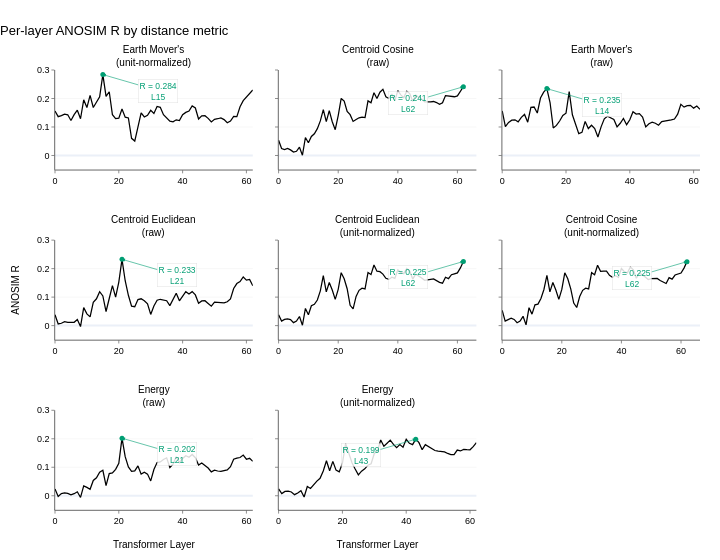

The code cell stored with this chart in its notebook:
### Markdown cell above
## Supplement — ANOSIM

### Code cell
# Sort by peak R (descending) — may differ slightly from PERMANOVA ordering;
# uncomment the next line if you want to mirror PERMANOVA panel order instead
# sorted_dist_types_R = sorted_dist_types
sorted_dist_types_R = (anosim_pd.groupby('dist_type')['R']
                       .max()
                       .sort_values(ascending=False).index.tolist())

rows, cols = 3, 3
fig = make_subplots(
    rows=rows, cols=cols,
    subplot_titles=[FORMAL_TITLES.get(dt, dt) for dt in sorted_dist_types_R],
    shared_xaxes=False,
    shared_yaxes=True,
    horizontal_spacing=0.04,
    vertical_spacing=0.16,
)

fig.update_layout(
    template='plotly_white',
    font=dict(family="Helvetica, Arial, sans-serif", size=10, color="black"),
    title=dict(
        text="Per-layer ANOSIM R by distance metric",
        font=dict(size=13, color="black"),
        x=0.0, xanchor='left',
        pad=dict(t=10, b=10),
    ),
    margin=dict(l=55, r=20, t=70, b=50),
    width=720, height=560,
    showlegend=False,
)

fig.update_annotations(font=dict(size=10, color="black",
                                 family="Helvetica, Arial, sans-serif"))

for i, dt in enumerate(sorted_dist_types_R):
    row = i // cols + 1
    col = i % cols + 1
    sub = anosim_pd[anosim_pd['dist_type'] == dt]

    fig.add_hline(y=0, line_dash="dash", line_color=COLOR_REF,
                  line_width=0.5, row=row, col=col)

    fig.add_trace(
        go.Scatter(
            x=sub['layer'], y=sub['R'],
            mode='lines',
            line=dict(color=COLOR_PRIMARY, width=1.25),
            customdata=sub[['p-value']],
            hovertemplate='layer=%{x}<br>R=%{y:.3f}<br>p=%{customdata[0]:.4f}<extra></extra>',
        ),
        row=row, col=col,
    )

    # Peak marker + annotation
    peak = sub.loc[sub['R'].idxmax()]
    fig.add_trace(
        go.Scatter(
            x=[peak['layer']], y=[peak['R']],
            mode='markers',
            marker=dict(color=COLOR_HIGHLIGHT, size=5),
            showlegend=False, hoverinfo='skip',
        ),
        row=row, col=col,
    )
    peak_layer = int(peak['layer'])
    peak_R = peak['R']

    # Horizontal: push annotation to the side of the panel with more empty space.
    # Peaks in left half → text on right; peaks in right half → text on left.
    ax_val = 55 if peak_layer < 31 else -55

    # Vertical: y-axis now spans [-0.05, 0.3]. Peaks near the top (R ≳ 0.19)
    # have little headroom → place text below; lower peaks → place above.
    ay_val = 16 if peak_R > 0.19 else -16

    fig.add_annotation(
        x=peak['layer'], y=peak['R'],
        text=f"R = {peak['R']:.3f}<br>L{peak_layer}",
        showarrow=True, arrowhead=2, arrowwidth=0.6, arrowsize=1,
        arrowcolor=COLOR_HIGHLIGHT,
        font=dict(size=8.5, color=COLOR_HIGHLIGHT,
                  family="Helvetica, Arial, sans-serif"),
        bgcolor='rgba(255,255,255,0.85)',
        bordercolor='rgba(0,0,0,0.12)', borderwidth=0.5,
        ax=ax_val, ay=ay_val,
        row=row, col=col,
    )

for c in range(1, cols + 1):
    fig.update_xaxes(title_text="Transformer Layer",
                     title_font=dict(size=10),
                     row=rows, col=c)

fig.update_yaxes(title_text="ANOSIM R",
                 title_font=dict(size=10),
                 row=2, col=1)

fig.update_xaxes(
    tickfont=dict(size=9),
    showgrid=False,
    linecolor='black', linewidth=0.6,
    ticks='outside', ticklen=3, tickwidth=0.6,
)
fig.update_yaxes(
    range=[-0.05, 0.3],
    tickfont=dict(size=9),
    showgrid=True, gridcolor='rgba(200,200,200,0.3)', gridwidth=0.5,
    linecolor='black', linewidth=0.6,
    ticks='outside', ticklen=3, tickwidth=0.6,
)

fig.show()

### Figure 1 — Plotly figure (JSON) as saved in the notebook; plotly's stock layout.template omitted (floating-point values rounded to 4 significant figures)
{"data": [{"customdata": [[0.0021], [0.0035], [0.0025], [0.003], [0.0036], [0.0081], [0.0034], [0.0016], [0.0058], [0.0003], [0.0009], [0.0001], [0.0017], [0.0002], [0.0004], [0.0001], [0.0002], [0.0002], [0.0066], [0.0096], [0.0092], [0.0024], [0.0074], [0.0084], [0.1022], [0.1352], [0.0237], [0.0054], [0.007], [0.0055], [0.0027], [0.0046], [0.001], [0.0016], [0.0051], [0.0093], [0.0148], [0.0161], [0.0126], [0.0132], [0.0053], [0.0036], [0.0029], [0.0014], [0.0019], [0.0106], [0.0068], [0.0087], [0.0104], [0.0152], [0.0103], [0.0116], [0.0111], [0.01], [0.0145], [0.0113], [0.0063], [0.0062], [0.0013], [0.0006], [0.0003], [0.0001], [0.0001]], "hovertemplate": "layer=%{x}<br>R=%{y:.3f}<br>p=%{customdata[0]:.4f}<extra></extra>", "line": {"color": "#000000", "width": 1.25}, "mode": "lines", "x": [0, 1, 2, 3, 4, 5, 6, 7, 8, 9, 10, 11, 12, 13, 14, 15, 16, 17, 18, 19, 20, 21, 22, 23, 24, 25, 26, 27, 28, 29, 30, 31, 32, 33, 34, 35, 36, 37, 38, 39, 40, 41, 42, 43, 44, 45, 46, 47, 48, 49, 50, 51, 52, 53, 54, 55, 56, 57, 58, 59, 60, 61, 62], "y": [0.1563, 0.1363, 0.1399, 0.1447, 0.1428, 0.1229, 0.1433, 0.1589, 0.1289, 0.1953, 0.1681, 0.2109, 0.1683, 0.1873, 0.206, 0.2839, 0.2074, 0.2237, 0.143, 0.1297, 0.1312, 0.1634, 0.1345, 0.1319, 0.06022, 0.05067, 0.1037, 0.1496, 0.1352, 0.141, 0.1586, 0.1475, 0.1723, 0.169, 0.1431, 0.133, 0.1202, 0.118, 0.1251, 0.1226, 0.1431, 0.1512, 0.1558, 0.1738, 0.1666, 0.1281, 0.139, 0.1395, 0.1303, 0.1176, 0.127, 0.129, 0.1316, 0.126, 0.1148, 0.1209, 0.1375, 0.1364, 0.1709, 0.1923, 0.2041, 0.217, 0.2297], "type": "scatter", "xaxis": "x", "yaxis": "y"}, {"hoverinfo": "skip", "marker": {"color": "#009E73", "size": 5}, "mode": "markers", "showlegend": false, "x": [15], "y": [0.2839], "type": "scatter", "xaxis": "x", "yaxis": "y"}, {"customdata": [[0.1463], [0.2739], [0.3209], [0.2953], [0.3323], [0.3811], [0.3482], [0.2614], [0.4641], [0.1071], [0.1708], [0.0912], [0.0755], [0.0423], [0.0171], [0.0028], [0.0162], [0.0045], [0.0176], [0.0441], [0.0067], [0.0009], [0.0006], [0.0058], [0.0086], [0.0162], [0.0136], [0.0105], [0.0106], [0.0099], [0.0009], [0.0003], [0.0001], [0.0004], [0.0001], [0.0002], [0.0005], [0.0005], [0.0004], [0.0006], [0.0002], [0.0004], [0.0004], [0.0002], [0.0001], [0.0005], [0.0002], [0.0003], [0.0006], [0.0006], [0.001], [0.0006], [0.0004], [0.0006], [0.0015], [0.0004], [0.0001], [0.0002], [0.0003], [0.0001], [0.0001], [0.0001], [0.0002]], "hovertemplate": "layer=%{x}<br>R=%{y:.3f}<br>p=%{customdata[0]:.4f}<extra></extra>", "line": {"color": "#000000", "width": 1.25}, "mode": "lines", "x": [0, 1, 2, 3, 4, 5, 6, 7, 8, 9, 10, 11, 12, 13, 14, 15, 16, 17, 18, 19, 20, 21, 22, 23, 24, 25, 26, 27, 28, 29, 30, 31, 32, 33, 34, 35, 36, 37, 38, 39, 40, 41, 42, 43, 44, 45, 46, 47, 48, 49, 50, 51, 52, 53, 54, 55, 56, 57, 58, 59, 60, 61, 62], "y": [0.05376, 0.02453, 0.0211, 0.02468, 0.01967, 0.01181, 0.01476, 0.02923, 0.001016, 0.06309, 0.04492, 0.06662, 0.07636, 0.09414, 0.1213, 0.1609, 0.119, 0.1577, 0.1183, 0.09049, 0.14, 0.2003, 0.1912, 0.1543, 0.1433, 0.1195, 0.1262, 0.1323, 0.1349, 0.1328, 0.1917, 0.1849, 0.2204, 0.1997, 0.2222, 0.232, 0.2061, 0.2002, 0.2158, 0.1918, 0.2275, 0.2128, 0.2031, 0.2255, 0.2172, 0.1903, 0.2115, 0.2057, 0.1985, 0.1884, 0.1875, 0.1878, 0.1894, 0.1858, 0.1793, 0.1848, 0.2102, 0.2088, 0.2057, 0.2062, 0.2091, 0.2253, 0.2413], "type": "scatter", "xaxis": "x2", "yaxis": "y2"}, {"hoverinfo": "skip", "marker": {"color": "#009E73", "size": 5}, "mode": "markers", "showlegend": false, "x": [62], "y": [0.2413], "type": "scatter", "xaxis": "x2", "yaxis": "y2"}, {"customdata": [[0.0016], [0.0243], [0.0116], [0.0072], [0.0071], [0.0091], [0.0047], [0.0034], [0.0113], [0.0011], [0.0014], [0.0037], [0.0001], [0.0001], [0.0001], [0.0012], [0.0329], [0.0239], [0.0178], [0.0057], [0.0053], [0.0002], [0.0066], [0.0207], [0.072], [0.0602], [0.0138], [0.031], [0.0165], [0.0236], [0.0778], [0.0202], [0.0063], [0.0045], [0.0073], [0.0061], [0.0194], [0.0141], [0.0063], [0.0157], [0.0074], [0.0021], [0.0035], [0.0029], [0.004], [0.0232], [0.0133], [0.0111], [0.0125], [0.0171], [0.0111], [0.0079], [0.0072], [0.0074], [0.0056], [0.0029], [0.0011], [0.0011], [0.0009], [0.0005], [0.0011], [0.001], [0.0014]], "hovertemplate": "layer=%{x}<br>R=%{y:.3f}<br>p=%{customdata[0]:.4f}<extra></extra>", "line": {"color": "#000000", "width": 1.25}, "mode": "lines", "x": [0, 1, 2, 3, 4, 5, 6, 7, 8, 9, 10, 11, 12, 13, 14, 15, 16, 17, 18, 19, 20, 21, 22, 23, 24, 25, 26, 27, 28, 29, 30, 31, 32, 33, 34, 35, 36, 37, 38, 39, 40, 41, 42, 43, 44, 45, 46, 47, 48, 49, 50, 51, 52, 53, 54, 55, 56, 57, 58, 59, 60, 61, 62], "y": [0.1563, 0.1009, 0.1162, 0.1238, 0.1252, 0.118, 0.1338, 0.1441, 0.1167, 0.1687, 0.17, 0.1489, 0.2015, 0.2221, 0.2347, 0.1858, 0.09643, 0.1056, 0.121, 0.1404, 0.1486, 0.2238, 0.143, 0.1109, 0.07671, 0.08109, 0.1196, 0.09448, 0.106, 0.09456, 0.06474, 0.1004, 0.1289, 0.138, 0.1309, 0.1266, 0.1004, 0.1131, 0.13, 0.1081, 0.1252, 0.1537, 0.1453, 0.1467, 0.1351, 0.1002, 0.1112, 0.1172, 0.1131, 0.1062, 0.1191, 0.1205, 0.1216, 0.1248, 0.128, 0.145, 0.1793, 0.1697, 0.1751, 0.176, 0.1663, 0.1736, 0.1622], "type": "scatter", "xaxis": "x3", "yaxis": "y3"}, {"hoverinfo": "skip", "marker": {"color": "#009E73", "size": 5}, "mode": "markers", "showlegend": false, "x": [14], "y": [0.2347], "type": "scatter", "xaxis": "x3", "yaxis": "y3"}, {"customdata": [[0.2317], [0.4105], [0.4025], [0.3758], [0.3849], [0.3775], [0.3688], [0.2978], [0.4932], [0.1078], [0.1879], [0.2351], [0.065], [0.0441], [0.017], [0.032], [0.1474], [0.0352], [0.008], [0.0256], [0.0037], [0.0001], [0.004], [0.0257], [0.087], [0.0895], [0.0301], [0.0281], [0.039], [0.0563], [0.1702], [0.0695], [0.0354], [0.0305], [0.0351], [0.0355], [0.0615], [0.0286], [0.0117], [0.0323], [0.0186], [0.0119], [0.0172], [0.0091], [0.0178], [0.0534], [0.038], [0.038], [0.0506], [0.0681], [0.0459], [0.0431], [0.0454], [0.0461], [0.0423], [0.0266], [0.0066], [0.0035], [0.0028], [0.0012], [0.0027], [0.0015], [0.0035]], "hovertemplate": "layer=%{x}<br>R=%{y:.3f}<br>p=%{customdata[0]:.4f}<extra></extra>", "line": {"color": "#000000", "width": 1.25}, "mode": "lines", "x": [0, 1, 2, 3, 4, 5, 6, 7, 8, 9, 10, 11, 12, 13, 14, 15, 16, 17, 18, 19, 20, 21, 22, 23, 24, 25, 26, 27, 28, 29, 30, 31, 32, 33, 34, 35, 36, 37, 38, 39, 40, 41, 42, 43, 44, 45, 46, 47, 48, 49, 50, 51, 52, 53, 54, 55, 56, 57, 58, 59, 60, 61, 62], "y": [0.03802, 0.005805, 0.008253, 0.01366, 0.01132, 0.01031, 0.01179, 0.0217, -0.003189, 0.06311, 0.04137, 0.03082, 0.08201, 0.09416, 0.1193, 0.1043, 0.04955, 0.09513, 0.1405, 0.09995, 0.1528, 0.2327, 0.1576, 0.1065, 0.06824, 0.06631, 0.09125, 0.09416, 0.08698, 0.07616, 0.03921, 0.06904, 0.08914, 0.09244, 0.08907, 0.08746, 0.07006, 0.09467, 0.1136, 0.08716, 0.1028, 0.1189, 0.111, 0.1192, 0.1077, 0.07838, 0.08679, 0.08731, 0.07755, 0.0681, 0.08206, 0.08177, 0.07997, 0.07967, 0.08354, 0.09394, 0.1304, 0.1476, 0.1543, 0.1706, 0.1596, 0.1623, 0.1397], "type": "scatter", "xaxis": "x4", "yaxis": "y4"}, {"hoverinfo": "skip", "marker": {"color": "#009E73", "size": 5}, "mode": "markers", "showlegend": false, "x": [21], "y": [0.2327], "type": "scatter", "xaxis": "x4", "yaxis": "y4"}, {"customdata": [[0.2372], [0.3358], [0.3179], [0.3022], [0.3176], [0.3792], [0.3468], [0.2473], [0.4594], [0.1146], [0.2027], [0.0863], [0.0757], [0.0491], [0.0145], [0.001], [0.0177], [0.0052], [0.013], [0.0428], [0.0117], [0.0012], [0.0028], [0.012], [0.0817], [0.1138], [0.0293], [0.0151], [0.0115], [0.0118], [0.0006], [0.0014], [0.0003], [0.0005], [0.0017], [0.0014], [0.0039], [0.0036], [0.0024], [0.0038], [0.0011], [0.0015], [0.0007], [0.0007], [0.0008], [0.0027], [0.0015], [0.0025], [0.0036], [0.0045], [0.0031], [0.0031], [0.0027], [0.005], [0.0061], [0.0044], [0.0023], [0.0028], [0.0014], [0.0004], [0.0006], [0.0004], [0.0003]], "hovertemplate": "layer=%{x}<br>R=%{y:.3f}<br>p=%{customdata[0]:.4f}<extra></extra>", "line": {"color": "#000000", "width": 1.25}, "mode": "lines", "x": [0, 1, 2, 3, 4, 5, 6, 7, 8, 9, 10, 11, 12, 13, 14, 15, 16, 17, 18, 19, 20, 21, 22, 23, 24, 25, 26, 27, 28, 29, 30, 31, 32, 33, 34, 35, 36, 37, 38, 39, 40, 41, 42, 43, 44, 45, 46, 47, 48, 49, 50, 51, 52, 53, 54, 55, 56, 57, 58, 59, 60, 61, 62], "y": [0.03799, 0.01592, 0.02196, 0.02398, 0.02118, 0.01034, 0.01585, 0.03189, 0.001295, 0.06034, 0.03817, 0.06966, 0.07501, 0.08986, 0.122, 0.1758, 0.1184, 0.1514, 0.1249, 0.09216, 0.1273, 0.1858, 0.1644, 0.1294, 0.07131, 0.05856, 0.1026, 0.1238, 0.1314, 0.1289, 0.1862, 0.1791, 0.2125, 0.191, 0.1894, 0.1809, 0.1662, 0.1623, 0.1701, 0.1657, 0.1957, 0.1869, 0.1825, 0.2008, 0.1917, 0.1634, 0.1806, 0.1746, 0.1671, 0.159, 0.1616, 0.1624, 0.1637, 0.1579, 0.1516, 0.149, 0.1696, 0.1649, 0.1785, 0.1819, 0.1851, 0.2025, 0.2251], "type": "scatter", "xaxis": "x5", "yaxis": "y5"}, {"hoverinfo": "skip", "marker": {"color": "#009E73", "size": 5}, "mode": "markers", "showlegend": false, "x": [62], "y": [0.2251], "type": "scatter", "xaxis": "x5", "yaxis": "y5"}, {"customdata": [[0.1514], [0.3423], [0.3221], [0.2974], [0.3028], [0.3847], [0.3468], [0.2335], [0.4454], [0.1059], [0.1882], [0.0725], [0.0785], [0.0425], [0.0127], [0.0007], [0.0156], [0.0062], [0.0135], [0.039], [0.0122], [0.0015], [0.0026], [0.0112], [0.0689], [0.1021], [0.0333], [0.0163], [0.0101], [0.0099], [0.0014], [0.001], [0.0002], [0.0009], [0.0011], [0.0013], [0.0019], [0.0026], [0.003], [0.0026], [0.0007], [0.0009], [0.0008], [0.0003], [0.0008], [0.0025], [0.0018], [0.0014], [0.0026], [0.0032], [0.0038], [0.0027], [0.0023], [0.0036], [0.0048], [0.0058], [0.0029], [0.0028], [0.0009], [0.001], [0.0003], [0.0002], [0.0001]], "hovertemplate": "layer=%{x}<br>R=%{y:.3f}<br>p=%{customdata[0]:.4f}<extra></extra>", "line": {"color": "#000000", "width": 1.25}, "mode": "lines", "x": [0, 1, 2, 3, 4, 5, 6, 7, 8, 9, 10, 11, 12, 13, 14, 15, 16, 17, 18, 19, 20, 21, 22, 23, 24, 25, 26, 27, 28, 29, 30, 31, 32, 33, 34, 35, 36, 37, 38, 39, 40, 41, 42, 43, 44, 45, 46, 47, 48, 49, 50, 51, 52, 53, 54, 55, 56, 57, 58, 59, 60, 61, 62], "y": [0.05373, 0.01584, 0.02121, 0.0259, 0.02171, 0.01018, 0.01569, 0.03262, 0.002489, 0.063, 0.04034, 0.07275, 0.07534, 0.09539, 0.1269, 0.1767, 0.1184, 0.1513, 0.1249, 0.09193, 0.127, 0.1854, 0.1642, 0.1291, 0.07916, 0.06356, 0.1023, 0.1238, 0.1313, 0.1287, 0.1859, 0.1789, 0.2119, 0.1905, 0.1916, 0.1911, 0.1766, 0.17, 0.1754, 0.1698, 0.2003, 0.1891, 0.1851, 0.2058, 0.1955, 0.1665, 0.1838, 0.1789, 0.1707, 0.1619, 0.1646, 0.1648, 0.1655, 0.1583, 0.1521, 0.1478, 0.1683, 0.163, 0.1776, 0.1816, 0.1846, 0.2019, 0.2245], "type": "scatter", "xaxis": "x6", "yaxis": "y6"}, {"hoverinfo": "skip", "marker": {"color": "#009E73", "size": 5}, "mode": "markers", "showlegend": false, "x": [62], "y": [0.2245], "type": "scatter", "xaxis": "x6", "yaxis": "y6"}, {"customdata": [[0.3022], [0.4856], [0.4138], [0.3965], [0.4149], [0.4386], [0.4161], [0.3655], [0.5107], [0.2302], [0.2735], [0.2994], [0.1574], [0.1213], [0.0643], [0.058], [0.2306], [0.0758], [0.0739], [0.0436], [0.023], [0.001], [0.0118], [0.0328], [0.0657], [0.0527], [0.0251], [0.0639], [0.0478], [0.0636], [0.1244], [0.0315], [0.0152], [0.01], [0.0092], [0.0067], [0.0213], [0.0154], [0.0052], [0.0111], [0.0064], [0.0052], [0.0048], [0.0026], [0.0048], [0.0159], [0.0129], [0.0199], [0.0231], [0.0379], [0.0326], [0.0393], [0.0444], [0.0441], [0.0364], [0.0243], [0.0086], [0.0079], [0.0077], [0.003], [0.0076], [0.0069], [0.011]], "hovertemplate": "layer=%{x}<br>R=%{y:.3f}<br>p=%{customdata[0]:.4f}<extra></extra>", "line": {"color": "#000000", "width": 1.25}, "mode": "lines", "x": [0, 1, 2, 3, 4, 5, 6, 7, 8, 9, 10, 11, 12, 13, 14, 15, 16, 17, 18, 19, 20, 21, 22, 23, 24, 25, 26, 27, 28, 29, 30, 31, 32, 33, 34, 35, 36, 37, 38, 39, 40, 41, 42, 43, 44, 45, 46, 47, 48, 49, 50, 51, 52, 53, 54, 55, 56, 57, 58, 59, 60, 61, 62], "y": [0.02389, -0.002429, 0.007847, 0.009905, 0.008184, 0.002937, 0.007318, 0.01389, -0.005895, 0.03475, 0.02938, 0.02265, 0.05368, 0.06299, 0.08281, 0.08926, 0.03568, 0.07772, 0.08039, 0.09275, 0.1141, 0.2021, 0.137, 0.1012, 0.08545, 0.08703, 0.1046, 0.07592, 0.08278, 0.07598, 0.05212, 0.09226, 0.1165, 0.1185, 0.1271, 0.1332, 0.09903, 0.1111, 0.1368, 0.1166, 0.131, 0.1404, 0.1348, 0.145, 0.1335, 0.1078, 0.1149, 0.1049, 0.09743, 0.08368, 0.08956, 0.08688, 0.08529, 0.0881, 0.09085, 0.1022, 0.1284, 0.1318, 0.1343, 0.1426, 0.1282, 0.1315, 0.1209], "type": "scatter", "xaxis": "x7", "yaxis": "y7"}, {"hoverinfo": "skip", "marker": {"color": "#009E73", "size": 5}, "mode": "markers", "showlegend": false, "x": [21], "y": [0.2021], "type": "scatter", "xaxis": "x7", "yaxis": "y7"}, {"customdata": [[0.3082], [0.411], [0.3589], [0.3571], [0.3715], [0.4364], [0.4002], [0.345], [0.5006], [0.2571], [0.2944], [0.2053], [0.1671], [0.1235], [0.0561], [0.02], [0.0592], [0.0201], [0.0507], [0.0593], [0.0253], [0.0024], [0.0061], [0.024], [0.0477], [0.0847], [0.0616], [0.0472], [0.0278], [0.0251], [0.0063], [0.0035], [0.0008], [0.0018], [0.0012], [0.0004], [0.0014], [0.0023], [0.0011], [0.0018], [0.0003], [0.0008], [0.0016], [0.0005], [0.0009], [0.0025], [0.0012], [0.002], [0.002], [0.0041], [0.0036], [0.004], [0.0051], [0.0054], [0.0075], [0.0069], [0.0033], [0.0039], [0.0023], [0.0021], [0.0018], [0.0012], [0.0003]], "hovertemplate": "layer=%{x}<br>R=%{y:.3f}<br>p=%{customdata[0]:.4f}<extra></extra>", "line": {"color": "#000000", "width": 1.25}, "mode": "lines", "x": [0, 1, 2, 3, 4, 5, 6, 7, 8, 9, 10, 11, 12, 13, 14, 15, 16, 17, 18, 19, 20, 21, 22, 23, 24, 25, 26, 27, 28, 29, 30, 31, 32, 33, 34, 35, 36, 37, 38, 39, 40, 41, 42, 43, 44, 45, 46, 47, 48, 49, 50, 51, 52, 53, 54, 55, 56, 57, 58, 59, 60, 61, 62], "y": [0.02398, 0.007629, 0.01508, 0.01597, 0.01317, 0.003863, 0.0098, 0.01792, -0.0045, 0.03265, 0.02561, 0.04025, 0.05131, 0.06113, 0.08668, 0.1227, 0.08774, 0.1205, 0.08979, 0.08365, 0.114, 0.1829, 0.1477, 0.116, 0.09387, 0.07338, 0.08629, 0.09438, 0.1072, 0.1124, 0.1484, 0.1576, 0.1958, 0.1737, 0.1842, 0.1951, 0.1805, 0.1688, 0.1796, 0.1706, 0.1983, 0.1841, 0.1795, 0.1986, 0.1864, 0.1618, 0.1793, 0.173, 0.1672, 0.1588, 0.157, 0.1544, 0.1541, 0.1484, 0.1447, 0.144, 0.1604, 0.1572, 0.1626, 0.1616, 0.1613, 0.1724, 0.1863], "type": "scatter", "xaxis": "x8", "yaxis": "y8"}, {"hoverinfo": "skip", "marker": {"color": "#009E73", "size": 5}, "mode": "markers", "showlegend": false, "x": [43], "y": [0.1986], "type": "scatter", "xaxis": "x8", "yaxis": "y8"}], "layout": {"xaxis": {"anchor": "y", "domain": [0.0, 0.3067], "tickfont": {"size": 9}, "showgrid": false, "linecolor": "black", "linewidth": 0.6, "ticks": "outside", "ticklen": 3, "tickwidth": 0.6}, "yaxis": {"anchor": "x", "domain": [0.7733, 1.0], "tickfont": {"size": 9}, "range": [-0.05, 0.3], "showgrid": true, "gridcolor": "rgba(200,200,200,0.3)", "gridwidth": 0.5, "linecolor": "black", "linewidth": 0.6, "ticks": "outside", "ticklen": 3, "tickwidth": 0.6}, "xaxis2": {"anchor": "y2", "domain": [0.3467, 0.6533], "tickfont": {"size": 9}, "showgrid": false, "linecolor": "black", "linewidth": 0.6, "ticks": "outside", "ticklen": 3, "tickwidth": 0.6}, "yaxis2": {"anchor": "x2", "domain": [0.7733, 1.0], "matches": "y", "showticklabels": false, "tickfont": {"size": 9}, "range": [-0.05, 0.3], "showgrid": true, "gridcolor": "rgba(200,200,200,0.3)", "gridwidth": 0.5, "linecolor": "black", "linewidth": 0.6, "ticks": "outside", "ticklen": 3, "tickwidth": 0.6}, "xaxis3": {"anchor": "y3", "domain": [0.6933, 1.0], "tickfont": {"size": 9}, "showgrid": false, "linecolor": "black", "linewidth": 0.6, "ticks": "outside", "ticklen": 3, "tickwidth": 0.6}, "yaxis3": {"anchor": "x3", "domain": [0.7733, 1.0], "matches": "y", "showticklabels": false, "tickfont": {"size": 9}, "range": [-0.05, 0.3], "showgrid": true, "gridcolor": "rgba(200,200,200,0.3)", "gridwidth": 0.5, "linecolor": "black", "linewidth": 0.6, "ticks": "outside", "ticklen": 3, "tickwidth": 0.6}, "xaxis4": {"anchor": "y4", "domain": [0.0, 0.3067], "tickfont": {"size": 9}, "showgrid": false, "linecolor": "black", "linewidth": 0.6, "ticks": "outside", "ticklen": 3, "tickwidth": 0.6}, "yaxis4": {"anchor": "x4", "domain": [0.3867, 0.6133], "title": {"font": {"size": 10}, "text": "ANOSIM R"}, "tickfont": {"size": 9}, "range": [-0.05, 0.3], "showgrid": true, "gridcolor": "rgba(200,200,200,0.3)", "gridwidth": 0.5, "linecolor": "black", "linewidth": 0.6, "ticks": "outside", "ticklen": 3, "tickwidth": 0.6}, "xaxis5": {"anchor": "y5", "domain": [0.3467, 0.6533], "tickfont": {"size": 9}, "showgrid": false, "linecolor": "black", "linewidth": 0.6, "ticks": "outside", "ticklen": 3, "tickwidth": 0.6}, "yaxis5": {"anchor": "x5", "domain": [0.3867, 0.6133], "matches": "y4", "showticklabels": false, "tickfont": {"size": 9}, "range": [-0.05, 0.3], "showgrid": true, "gridcolor": "rgba(200,200,200,0.3)", "gridwidth": 0.5, "linecolor": "black", "linewidth": 0.6, "ticks": "outside", "ticklen": 3, "tickwidth": 0.6}, "xaxis6": {"anchor": "y6", "domain": [0.6933, 1.0], "tickfont": {"size": 9}, "showgrid": false, "linecolor": "black", "linewidth": 0.6, "ticks": "outside", "ticklen": 3, "tickwidth": 0.6}, "yaxis6": {"anchor": "x6", "domain": [0.3867, 0.6133], "matches": "y4", "showticklabels": false, "tickfont": {"size": 9}, "range": [-0.05, 0.3], "showgrid": true, "gridcolor": "rgba(200,200,200,0.3)", "gridwidth": 0.5, "linecolor": "black", "linewidth": 0.6, "ticks": "outside", "ticklen": 3, "tickwidth": 0.6}, "xaxis7": {"anchor": "y7", "domain": [0.0, 0.3067], "title": {"font": {"size": 10}, "text": "Transformer Layer"}, "tickfont": {"size": 9}, "showgrid": false, "linecolor": "black", "linewidth": 0.6, "ticks": "outside", "ticklen": 3, "tickwidth": 0.6}, "yaxis7": {"anchor": "x7", "domain": [0.0, 0.2267], "tickfont": {"size": 9}, "range": [-0.05, 0.3], "showgrid": true, "gridcolor": "rgba(200,200,200,0.3)", "gridwidth": 0.5, "linecolor": "black", "linewidth": 0.6, "ticks": "outside", "ticklen": 3, "tickwidth": 0.6}, "xaxis8": {"anchor": "y8", "domain": [0.3467, 0.6533], "title": {"font": {"size": 10}, "text": "Transformer Layer"}, "tickfont": {"size": 9}, "showgrid": false, "linecolor": "black", "linewidth": 0.6, "ticks": "outside", "ticklen": 3, "tickwidth": 0.6}, "yaxis8": {"anchor": "x8", "domain": [0.0, 0.2267], "matches": "y7", "showticklabels": false, "tickfont": {"size": 9}, "range": [-0.05, 0.3], "showgrid": true, "gridcolor": "rgba(200,200,200,0.3)", "gridwidth": 0.5, "linecolor": "black", "linewidth": 0.6, "ticks": "outside", "ticklen": 3, "tickwidth": 0.6}, "xaxis9": {"anchor": "y9", "domain": [0.6933, 1.0], "title": {"font": {"size": 10}, "text": "Transformer Layer"}, "tickfont": {"size": 9}, "showgrid": false, "linecolor": "black", "linewidth": 0.6, "ticks": "outside", "ticklen": 3, "tickwidth": 0.6}, "yaxis9": {"anchor": "x9", "domain": [0.0, 0.2267], "matches": "y7", "showticklabels": false, "tickfont": {"size": 9}, "range": [-0.05, 0.3], "showgrid": true, "gridcolor": "rgba(200,200,200,0.3)", "gridwidth": 0.5, "linecolor": "black", "linewidth": 0.6, "ticks": "outside", "ticklen": 3, "tickwidth": 0.6}, "annotations": [{"font": {"color": "black", "family": "Helvetica, Arial, sans-serif", "size": 10}, "showarrow": false, "text": "Earth Mover's<br>(unit-normalized)", "x": 0.1533, "xanchor": "center", "xref": "paper", "y": 1.0, "yanchor": "bottom", "yref": "paper"}, {"font": {"color": "black", "family": "Helvetica, Arial, sans-serif", "size": 10}, "showarrow": false, "text": "Centroid Cosine<br>(raw)", "x": 0.5, "xanchor": "center", "xref": "paper", "y": 1.0, "yanchor": "bottom", "yref": "paper"}, {"font": {"color": "black", "family": "Helvetica, Arial, sans-serif", "size": 10}, "showarrow": false, "text": "Earth Mover's<br>(raw)", "x": 0.8467, "xanchor": "center", "xref": "paper", "y": 1.0, "yanchor": "bottom", "yref": "paper"}, {"font": {"color": "black", "family": "Helvetica, Arial, sans-serif", "size": 10}, "showarrow": false, "text": "Centroid Euclidean<br>(raw)", "x": 0.1533, "xanchor": "center", "xref": "paper", "y": 0.6133, "yanchor": "bottom", "yref": "paper"}, {"font": {"color": "black", "family": "Helvetica, Arial, sans-serif", "size": 10}, "showarrow": false, "text": "Centroid Euclidean<br>(unit-normalized)", "x": 0.5, "xanchor": "center", "xref": "paper", "y": 0.6133, "yanchor": "bottom", "yref": "paper"}, {"font": {"color": "black", "family": "Helvetica, Arial, sans-serif", "size": 10}, "showarrow": false, "text": "Centroid Cosine<br>(unit-normalized)", "x": 0.8467, "xanchor": "center", "xref": "paper", "y": 0.6133, "yanchor": "bottom", "yref": "paper"}, {"font": {"color": "black", "family": "Helvetica, Arial, sans-serif", "size": 10}, "showarrow": false, "text": "Energy<br>(raw)", "x": 0.1533, "xanchor": "center", "xref": "paper", "y": 0.2267, "yanchor": "bottom", "yref": "paper"}, {"font": {"color": "black", "family": "Helvetica, Arial, sans-serif", "size": 10}, "showarrow": false, "text": "Energy<br>(unit-normalized)", "x": 0.5, "xanchor": "center", "xref": "paper", "y": 0.2267, "yanchor": "bottom", "yref": "paper"}, {"arrowcolor": "#009E73", "arrowhead": 2, "arrowsize": 1, "arrowwidth": 0.6, "ax": 55, "ay": 16, "bgcolor": "rgba(255,255,255,0.85)", "bordercolor": "rgba(0,0,0,0.12)", "borderwidth": 0.5, "font": {"color": "#009E73", "family": "Helvetica, Arial, sans-serif", "size": 8.5}, "showarrow": true, "text": "R = 0.284<br>L15", "x": 15, "xref": "x", "y": 0.2839, "yref": "y"}, {"arrowcolor": "#009E73", "arrowhead": 2, "arrowsize": 1, "arrowwidth": 0.6, "ax": -55, "ay": 16, "bgcolor": "rgba(255,255,255,0.85)", "bordercolor": "rgba(0,0,0,0.12)", "borderwidth": 0.5, "font": {"color": "#009E73", "family": "Helvetica, Arial, sans-serif", "size": 8.5}, "showarrow": true, "text": "R = 0.241<br>L62", "x": 62, "xref": "x2", "y": 0.2413, "yref": "y2"}, {"arrowcolor": "#009E73", "arrowhead": 2, "arrowsize": 1, "arrowwidth": 0.6, "ax": 55, "ay": 16, "bgcolor": "rgba(255,255,255,0.85)", "bordercolor": "rgba(0,0,0,0.12)", "borderwidth": 0.5, "font": {"color": "#009E73", "family": "Helvetica, Arial, sans-serif", "size": 8.5}, "showarrow": true, "text": "R = 0.235<br>L14", "x": 14, "xref": "x3", "y": 0.2347, "yref": "y3"}, {"arrowcolor": "#009E73", "arrowhead": 2, "arrowsize": 1, "arrowwidth": 0.6, "ax": 55, "ay": 16, "bgcolor": "rgba(255,255,255,0.85)", "bordercolor": "rgba(0,0,0,0.12)", "borderwidth": 0.5, "font": {"color": "#009E73", "family": "Helvetica, Arial, sans-serif", "size": 8.5}, "showarrow": true, "text": "R = 0.233<br>L21", "x": 21, "xref": "x4", "y": 0.2327, "yref": "y4"}, {"arrowcolor": "#009E73", "arrowhead": 2, "arrowsize": 1, "arrowwidth": 0.6, "ax": -55, "ay": 16, "bgcolor": "rgba(255,255,255,0.85)", "bordercolor": "rgba(0,0,0,0.12)", "borderwidth": 0.5, "font": {"color": "#009E73", "family": "Helvetica, Arial, sans-serif", "size": 8.5}, "showarrow": true, "text": "R = 0.225<br>L62", "x": 62, "xref": "x5", "y": 0.2251, "yref": "y5"}, {"arrowcolor": "#009E73", "arrowhead": 2, "arrowsize": 1, "arrowwidth": 0.6, "ax": -55, "ay": 16, "bgcolor": "rgba(255,255,255,0.85)", "bordercolor": "rgba(0,0,0,0.12)", "borderwidth": 0.5, "font": {"color": "#009E73", "family": "Helvetica, Arial, sans-serif", "size": 8.5}, "showarrow": true, "text": "R = 0.225<br>L62", "x": 62, "xref": "x6", "y": 0.2245, "yref": "y6"}, {"arrowcolor": "#009E73", "arrowhead": 2, "arrowsize": 1, "arrowwidth": 0.6, "ax": 55, "ay": 16, "bgcolor": "rgba(255,255,255,0.85)", "bordercolor": "rgba(0,0,0,0.12)", "borderwidth": 0.5, "font": {"color": "#009E73", "family": "Helvetica, Arial, sans-serif", "size": 8.5}, "showarrow": true, "text": "R = 0.202<br>L21", "x": 21, "xref": "x7", "y": 0.2021, "yref": "y7"}, {"arrowcolor": "#009E73", "arrowhead": 2, "arrowsize": 1, "arrowwidth": 0.6, "ax": -55, "ay": 16, "bgcolor": "rgba(255,255,255,0.85)", "bordercolor": "rgba(0,0,0,0.12)", "borderwidth": 0.5, "font": {"color": "#009E73", "family": "Helvetica, Arial, sans-serif", "size": 8.5}, "showarrow": true, "text": "R = 0.199<br>L43", "x": 43, "xref": "x8", "y": 0.1986, "yref": "y8"}], "font": {"family": "Helvetica, Arial, sans-serif", "size": 10, "color": "black"}, "title": {"font": {"size": 13, "color": "black"}, "pad": {"t": 10, "b": 10}, "text": "Per-layer ANOSIM R by distance metric", "x": 0.0, "xanchor": "left"}, "margin": {"l": 55, "r": 20, "t": 70, "b": 50}, "width": 720, "height": 560, "showlegend": false}}
